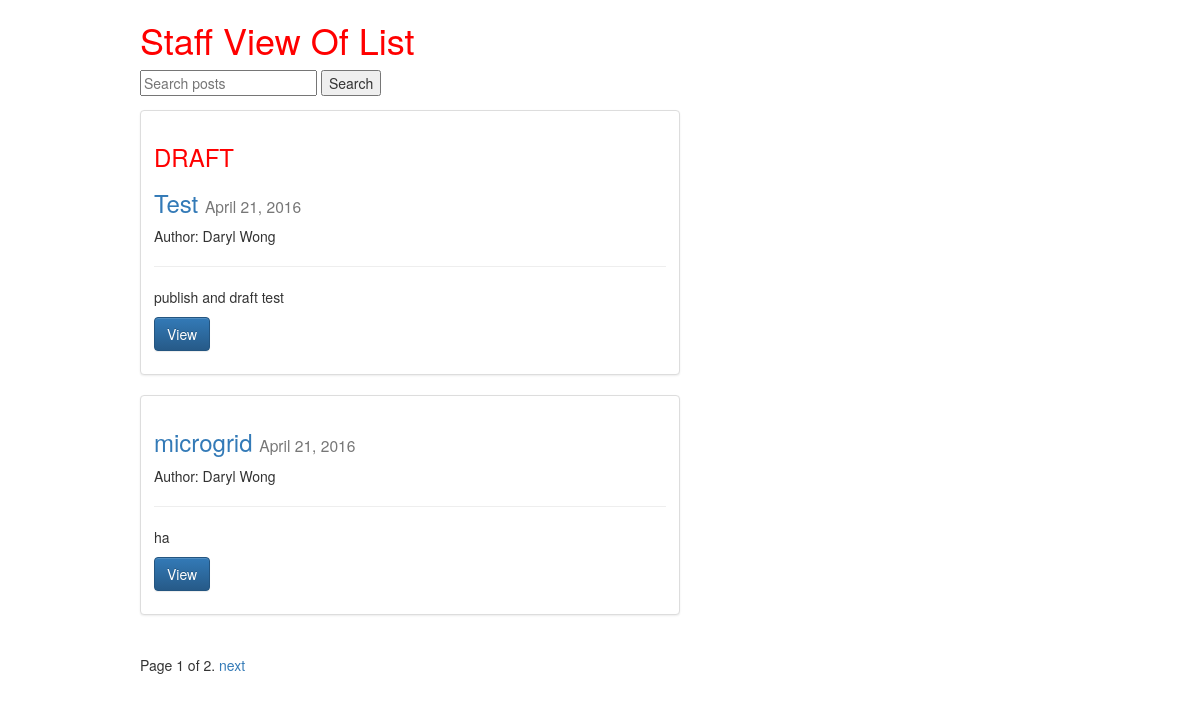
Page /posts/ (signed in) on the earlier database version.
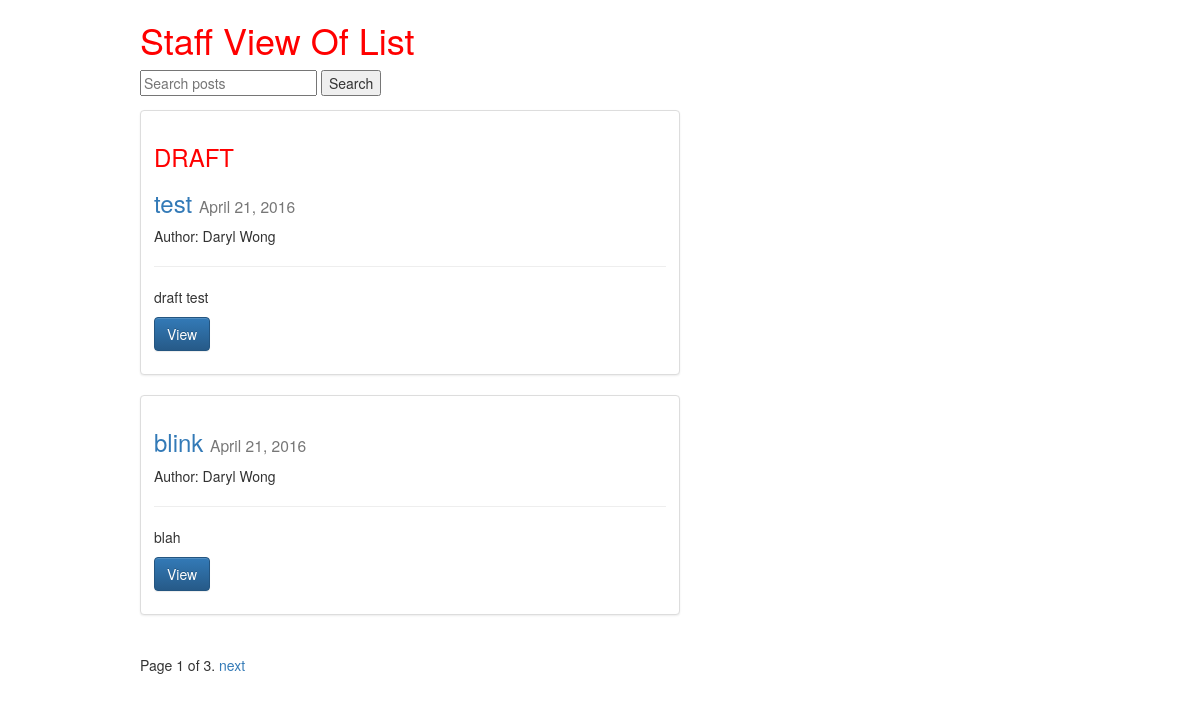
Same page on the later database version.
### posts/models.py (models this page shows, shortened)
class Post(models.Model):
	user = models.ForeignKey(settings.AUTH_USER_MODEL, default = 1) #default user is superadmin
	title = models.CharField(max_length=120)  #max_length = 120
	slug = models.SlugField(unique=True)
	image = models.ImageField(upload_to = upload_location,
		null=True,
		blank=True,
		width_field="width_field",
		height_field="height_field")
	height_field = models.IntegerField(default=0)
	width_field = models.IntegerField(default=0)
	content = models.TextField()
	draft = models.BooleanField(default=False)
	publish = models.DateField(auto_now=False, auto_now_add=False, default=timezone.now)
	timestamp = models.DateTimeField(auto_now=False, auto_now_add=True) #1st time made initially
	updated = models.DateTimeField(auto_now=True, auto_now_add=False) #everytime it's updated
	objects = PostManager()
	def get_absolute_url(self):
		return reverse("posts:detail", kwargs={"slug": self.slug})
	class Meta: #describes model, handles anything not a field
		ordering = ["-timestamp", "-updated"]

### posts/views.py (the view, shortened to what this page needs)
def posts_list(request): #list items
	if request.user.is_staff or request.user.is_superuser:
		queryset_list = Post.objects.all()
		valid_user = True
	else:
		queryset_list = Post.objects.active() #all queries that are not drafts and published drafts that are less than or equal to today's date (only posts what was meant for today or previous days not hte future)
		valid_user = False
	search_query = request.GET.get("q")
	today = timezone.now().date()
	queries_per_page_var = 2
	paginator = Paginator(queryset_list, queries_per_page_var) # Show 25 contacts per page
	page_request_var = 'page' #change page search name (see post_list.html)
	page = request.GET.get(page_request_var)
	try:
	    queryset = paginator.page(page) #queries in a given paginator set
	except PageNotAnInteger:
	    queryset = paginator.page(1)
	except EmptyPage:
	    queryset = paginator.page(paginator.num_pages)
	context = {
		"object_list": queryset,  #add queryset to post list we can see
		"title": "List",
		"page_request_var": page_request_var,
		"today": today,
		"valid_user": valid_user,
	}
	return render(request, 'post_list.html', context)

### templates/post_list.html (shortened to what this page needs)
{% extends "base.html" %}
{% block content %}
<div class="col-sm-6 col-sm-offset-1">
	{% if valid_user %}
		<h1> <span style='color:red;'>Staff View Of {{ title }} </span> </h1>
	{% else %}
		<h1> {{ title }} </h1>
	{% endif %}
	<form method = 'GET' action=''>
	<input type = 'text' name = 'q' placeholder = 'Search posts' value='{{ request.GET.q }}' />
	<input type='submit' value = 'Search' />
	</form>
	{% for obj in object_list %}
	<div class="row">
  		<div class="col-sm-12">
    		<div class="thumbnail">
      			<div class="caption">
        		{%if obj.draft %}
        		<h3><span style='color:red;'>DRAFT</span>
        		</h3>
        		{% endif %}
        		<h3>
        			<a href='{{ obj.get_absolute_url }}'>{{ obj.title }}</a>
        			<small>{{ obj.publish }} </small>
        		</h3>
        		{% if obj.user.get_full_name %}
        			<p> Author: {{ obj.user.get_full_name }} </p>
				{% endif %}
				<hr/>
		        <p>{{ obj.content |linebreaks|truncatechars:120}}</p>
		        <p><a href="{{ obj.get_absolute_url }}" class="btn btn-primary" role="button">View</a> </p>
		      	</div>
    		</div>
  		</div>
	</div>
	{% endfor %}
<div class="pagination">
    <span class="step-links">
        <span class="current">
            Page {{ object_list.number }} of {{ object_list.paginator.num_pages }}.
        </span>
        {% if object_list.has_next %}
            <a href="?{{ page_request_var }}={{ object_list.next_page_number }}{% if request.GET.q %}&q={{ request.GET.q }}{% endif %}">next</a>
        {% endif %}
    </span>
</div>
</div>
{% endblock content %}

### templates/base.html (shortened to what this page needs)
{% load staticfiles %}
<html>
	<head>
	<link rel="stylesheet" href="https://maxcdn.bootstrapcdn.com/bootstrap/3.3.6/css/bootstrap.min.css">
	<link rel="stylesheet" href="https://maxcdn.bootstrapcdn.com/bootstrap/3.3.6/css/bootstrap-theme.min.css">
	</head>
<body>
<div class='container'>
{% block content %}
{% endblock content %}
</div>
</body>
</html>

Differences in the rows shown:
no longer on this page (row unchanged): Post: draft "DRAFT", title "Test", publish "April 21, 2016", user.get_full_name "Daryl Wong", content "publish and draft test"
no longer on this page (row unchanged): Post: title "microgrid", publish "April 21, 2016", user.get_full_name "Daryl Wong", content "ha"
added Post: draft "DRAFT", title "test", publish "April 21, 2016", user.get_full_name "Daryl Wong", content "draft test"
added Post: title "blink", publish "April 21, 2016", user.get_full_name "Daryl Wong", content "blah"
Other differences:
{{ object_list.paginator.num_pages }}: "2" → "3"
